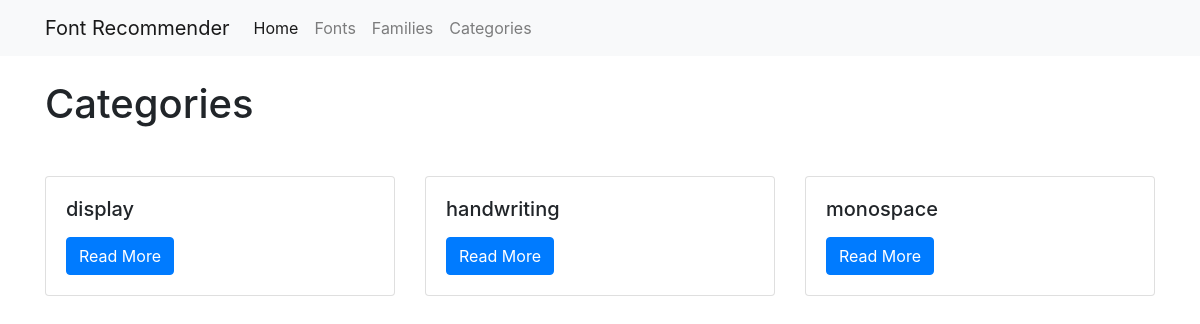
Page /categories/ on the committed database.
### categories/models.py (models this page shows, shortened)
class Category(models.Model):
    name = models.CharField(max_length=255, default=None, primary_key=True)
    class Meta:
        verbose_name_plural = 'Categories'

### categories/views.py (the view)
# urls.py: path('categories/', include('categories.urls')),
def categories(request):
    categories = Category.objects.all().order_by('name')
    context = {
        'categories': categories
    }
    return render(request, 'categories.html', context)

### categories/templates/categories.html (shortened to what this page needs)
{% extends "base.html" %}
{% load static %}
{% block page_content %}
<h1>Categories</h1>
<div class="row">
{% for category in categories %}
    <div class="col-md-4">
        <div class="card mb-2">
            <div class="card-body">
                <h5 class="card-title">{{ category.name }}</h5>
                <a href="{% url 'font_category' category.pk %}"
                   class="btn btn-primary">
                    Read More
                </a>
            </div>
        </div>
    </div>
    {% endfor %}
</div>
{% endblock %}

### static/backend/css/index.css (style rules this page uses)
h1, h4, p .texteditor { padding-bottom: 1em; }

### rows in the picture
Category: name "display"
Category: name "handwriting"
Category: name "monospace"
